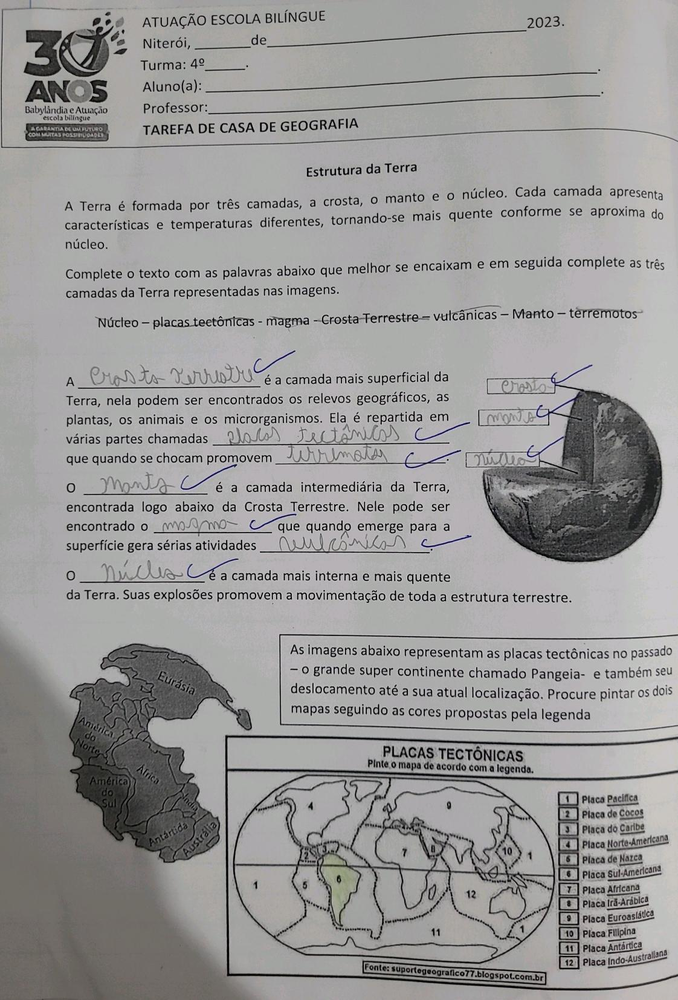
#> input picture img.png, 678 x 1000 px, shrunk from 1122 x 1654 before the run
$ python test3.py
#> lines starting #> are read from the running program, lines starting #| are printed output that depends on the picture; after the words box and inside, x2 and y2 are one past the last pixel; in counts of white or black regions, pixels touching at a corner belong together
import cv2

img = cv2.imread('img.png')
#> img is the input picture: shape (1000, 678, 3); mean B, G, R 151.3, 152, 152.8
img = cv2.fastNlMeansDenoisingColored(img, None, 10, 10, 7, 21)
hsv = cv2.cvtColor(img, cv2.COLOR_BGR2HSV)
#> hsv: shape (1000, 678, 3); mean H, S, V 29.2, 5, 153.1
# im_color = cv2.applyColorMap(img, cv2.COLORMAP_JET)
mask = cv2.inRange(hsv,(0, 0, 40), (180, 18, 230))
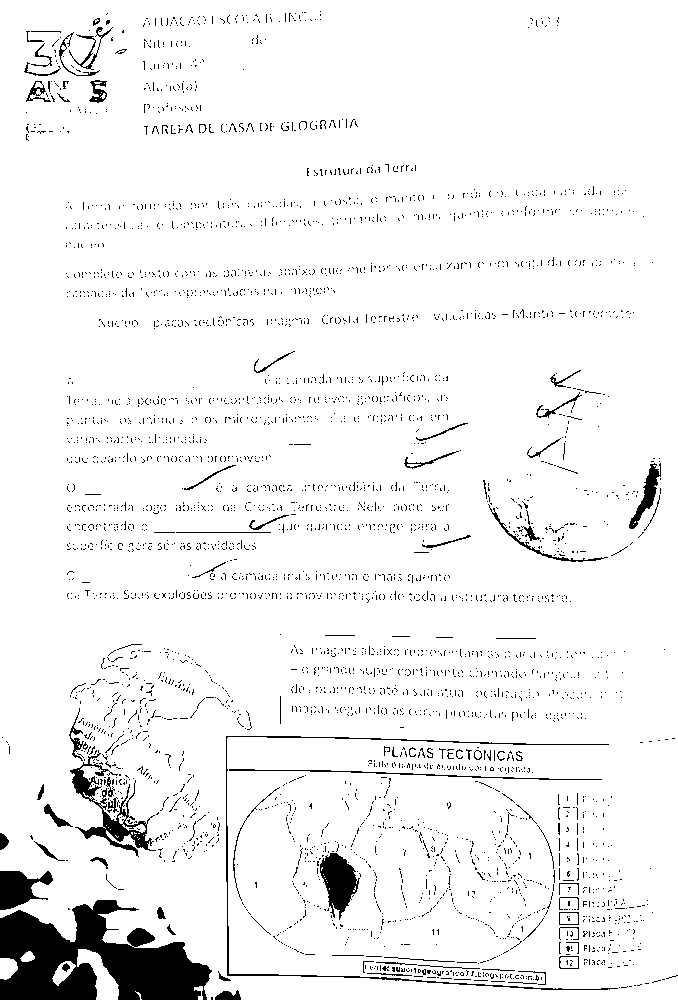
#> mask: shape (1000, 678); 94.5% white; 4051 black regions (3960 under 20 px), largest, box (x1, y1, x2, y2) and area: (0, 900, 212, 1000) 12675, (70, 750, 156, 857) 1970, (320, 853, 360, 920) 1496


cv2.imshow('hsv', mask)
cv2.waitKey(0)
